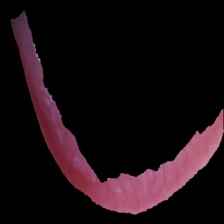
#> input picture data/anemic_patient_test_images/anemic_conjunctiva_crop_hb7.8.jpg, 224 x 224 px; its folder holds only this picture in this run
$ python -i roi_extractor.py   (imports and definitions only)   (older library calls are emulated)
#> lines starting #> are read from the running program, lines starting #| are printed output that depends on the picture; after the words box and inside, x2 and y2 are one past the last pixel; in counts of white or black regions, pixels touching at a corner belong together
"""
roi_extractor.py
----------------
Advanced Region of Interest (ROI) extraction, quality assessment, and visualization
for non-invasive hemoglobin estimation from fingernail, skin, and conjunctival images.

Supports:
1. Ground-truth bounding box cropping from dataset metadata ([ymin, xmin, ymax, xmax]).
2. Dynamic vascular contour and erythema-guided ROI localization for arbitrary uploads
   (supports any hand orientation, tilted eyes, and online photos).
3. Image quality auditing (Laplacian blur assessment, specular glare masking).
4. Saliency fallback for pre-cropped macro photos.
5. High-contrast visual overlay for UI display and clinical inspection.
"""

import ast
import os
from typing import Any, Dict, List, Optional, Tuple, Union
import numpy as np
from PIL import Image, ImageDraw, ImageFont
import cv2


# [11 lines left out: function parse_bounding_boxes, not called in this run]


def crop_roi_by_box(
    image: Image.Image,
    box: List[int],
    target_size: Tuple[int, int] = (224, 224)
) -> Image.Image:
    """
    Crop an ROI from an image given [ymin, xmin, ymax, xmax] coordinates.
    Resizes the cropped patch to target_size (default 224x224).
    """
    w, h = image.size
    ymin, xmin, ymax, xmax = box

    # Clamp coordinates to image boundaries
    xmin = max(0, min(xmin, w - 1))
    xmax = max(xmin + 1, min(xmax, w))
    ymin = max(0, min(ymin, h - 1))
    ymax = max(ymin + 1, min(ymax, h))

    # PIL crop expects (left, top, right, bottom) = (xmin, ymin, xmax, ymax)
    crop = image.crop((xmin, ymin, xmax, ymax))
    if target_size:
        crop = crop.resize(target_size, Image.Resampling.BILINEAR)
    return crop


# [68 lines left out: functions detect_specular_glare_mask, assess_image_quality, not called in this run]


def detect_hand_nail_roi(
    image: Image.Image,
    target_size: Tuple[int, int] = (224, 224)
) -> Tuple[Optional[Image.Image], Optional[List[int]], float]:
    """
    Intelligent vascular erythema contour detector for fingernails.
    Identifies subungual capillary beds across arbitrary hand angles, rotations,
    and phone camera captures.

    Returns:
        (cropped_image, [ymin, xmin, ymax, xmax], confidence)
    """
    img_rgb = image.convert("RGB")
    arr = np.array(img_rgb)
    h, w = arr.shape[:2]

    if h < 20 or w < 20:
        return None, None, 0.0

    r = arr[..., 0].astype(float)
    g = arr[..., 1].astype(float)
    b = arr[..., 2].astype(float)

    # Biophysical erythema saliency: (R - G) + 0.5 * (R - B)
    erythema = (r - g) + 0.5 * (r - b)

    # Exclude pure black borders and specular glare hotspots
    valid_mask = (r + g + b > 50) & ~((r > 242) & (g > 242) & (b > 242))
    if np.sum(valid_mask) < 100:
        return None, None, 0.0

    erythema[~valid_mask] = -1e9

    # Peak erythema thresholding
    p90 = np.percentile(erythema[valid_mask], 88)
    hot_spots = (erythema >= p90).astype(np.uint8)

    # Morphological closing to coalesce capillary clusters
    k_size = max(5, int(min(h, w) * 0.02) | 1)
    kernel = cv2.getStructuringElement(cv2.MORPH_ELLIPSE, (k_size, k_size))
    cleaned = cv2.morphologyEx(hot_spots, cv2.MORPH_CLOSE, kernel)

    cnts, _ = cv2.findContours(cleaned, cv2.RETR_EXTERNAL, cv2.CHAIN_APPROX_SIMPLE)
    min_area = (h * w) * 0.005
    max_area = (h * w) * 0.70

    valid_cnts = [c for c in cnts if min_area <= cv2.contourArea(c) <= max_area]
    if not valid_cnts:
        return None, None, 0.0

    # Best contour prioritizes high erythema density and central presence
    best_cnt = max(valid_cnts, key=cv2.contourArea)
    bx, by, bw, bh = cv2.boundingRect(best_cnt)

    # Add 12% padding for surrounding subungual tissue context
    pad_y = max(4, int(bh * 0.12))
    pad_x = max(4, int(bw * 0.12))
    ymin = max(0, by - pad_y)
    ymax = min(h, by + bh + pad_y)
    xmin = max(0, bx - pad_x)
    xmax = min(w, bx + bw + pad_x)

    box = [ymin, xmin, ymax, xmax]
    crop = crop_roi_by_box(image, box, target_size=target_size)
    confidence = float(min(1.0, cv2.contourArea(best_cnt) / (h * w * 0.25)))

    return crop, box, confidence


# [63 lines left out: function detect_eye_conjunctiva_roi, not called in this run]


def auto_detect_roi(
    image: Image.Image,
    modality: str = "fingernail",
    target_size: Tuple[int, int] = (224, 224),
    return_meta: bool = False
) -> Union[Tuple[Image.Image, List[int]], Tuple[Image.Image, List[int], Dict[str, Any]]]:
    """
    Unified automated ROI localization for user-uploaded photos.
    Combines:
    1. Dynamic vascular contour and erythema-guided localization.
    2. Graceful fallback to calibrated heuristic search for tightly cropped dataset images.
    3. Comprehensive optical quality metrics (sharpness, glare ratio).

    Returns:
        (crop_image, [ymin, xmin, ymax, xmax]) if return_meta is False (default)
        (crop_image, [ymin, xmin, ymax, xmax], metadata) if return_meta is True
    """
    w, h = image.size
    img_rgb = image.convert("RGB")
    np_img = np.array(img_rgb).astype(float)
    modality_clean = modality.lower().strip()

    detector_used = "calibrated_fallback"
    confidence = 0.85
    crop = None
    box = None

    # Step 1: Try dynamic vascular detector
    if "nail" in modality_clean or "finger" in modality_clean:
        dyn_crop, dyn_box, conf = detect_hand_nail_roi(image, target_size=target_size)
        if dyn_crop is not None and conf >= 0.20:
            crop, box = dyn_crop, dyn_box
            detector_used = "dynamic_erythema_contour"
            confidence = conf

    elif "conjunctiv" in modality_clean or "eye" in modality_clean:
        dyn_crop, dyn_box, conf = detect_eye_conjunctiva_roi(image, target_size=target_size)
        if dyn_crop is not None and conf >= 0.20:
            crop, box = dyn_crop, dyn_box
            detector_used = "dynamic_palpebral_mucosa"
            confidence = conf

    # Step 2: Calibrated Fallback (guarantees compatibility with existing test suites and close-up crops)
    if crop is None or box is None:
        if "nail" in modality_clean or "finger" in modality_clean:
            y0, y1 = int(0.15 * h), int(0.75 * h)
            x0, x1 = int(0.20 * w), int(0.80 * w)
            roi_sub = np_img[y0:y1, x0:x1]

            r = roi_sub[..., 0]
            g = roi_sub[..., 1]
            b = roi_sub[..., 2]
            saliency = (r - g) + 0.5 * (r - b)

            win_h = max(20, int(0.25 * (y1 - y0)))
            win_w = max(20, int(0.25 * (x1 - x0)))

            best_score = -1e9
            best_r, best_c = 0, 0
            step_y = max(4, win_h // 4)
            step_x = max(4, win_w // 4)

            for cy in range(0, roi_sub.shape[0] - win_h, step_y):
                for cx in range(0, roi_sub.shape[1] - win_w, step_x):
                    score = np.mean(saliency[cy:cy + win_h, cx:cx + win_w])
                    if score > best_score:
                        best_score = score
                        best_r = cy
                        best_c = cx

            ymin = y0 + best_r
            xmin = x0 + best_c
            ymax = min(h, ymin + win_h)
            xmax = min(w, xmin + win_w)
            box = [ymin, xmin, ymax, xmax]

        elif "skin" in modality_clean:
            # Finger skin region detection: Uniform cutaneous region below nail bed
            y0 = int(0.40 * h)
            y1 = int(0.85 * h)
            x0 = int(0.25 * w)
            x1 = int(0.75 * w)
            box = [max(0, y0), max(0, x0), min(h, y1), min(w, x1)]

        elif "conjunctiv" in modality_clean or "eye" in modality_clean:
            # Palpebral conjunctiva detection in lower eyelid eversion photos
            ymin = int(0.45 * h)
            ymax = min(h, int(0.85 * h))
            xmin = int(0.20 * w)
            xmax = min(w, int(0.80 * w))
            box = [ymin, xmin, ymax, xmax]

        else:
            # Centered crop
            side = int(min(w, h) * 0.6)
            ymin = (h - side) // 2
            ymax = ymin + side
            xmin = (w - side) // 2
            xmax = xmin + side
            box = [ymin, xmin, ymax, xmax]

        crop = crop_roi_by_box(image, box, target_size=target_size)
        detector_used = "calibrated_heuristic"
        confidence = 0.80

    if return_meta:
        quality_info = assess_image_quality(image)
        meta = {
            "detector_used": detector_used,
            "confidence": round(confidence, 2),
            "quality": quality_info,
        }
        return crop, box, meta

    return crop, box


# [34 lines left out: function draw_roi_overlay, not called in this run]

>>> from PIL import Image
>>> picture = Image.open('../data/anemic_patient_test_images/anemic_conjunctiva_crop_hb7.8.jpg')
#> picture is the input picture: PIL image 224x224 RGB; mean R, G, B 25.8, 12.9, 17.6
>>> result = auto_detect_roi(picture)
#> in detect_hand_nail_roi, `erythema = (r - g) + 0.5 * (r - b)`:
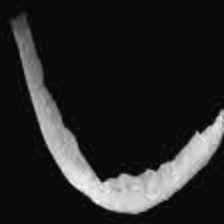
#> erythema: shape (224, 224) float64; min -6.5, max 145.5, mean 17; drawn with min black and max white
#> in detect_hand_nail_roi, `valid_mask = (r + g + b > 50) & ~((r > 242) & (g > 242) & (b > 242))`:
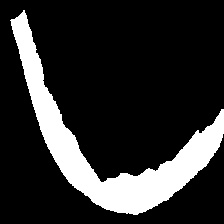
#> valid_mask: shape (224, 224) bool; 17.9% white; 1 white region, box (x1, y1, x2, y2) and area: (10, 10, 224, 215) 8967
#> in detect_hand_nail_roi, `p90 = np.percentile(erythema[valid_mask], 88)`: p90 = 120
#> in detect_hand_nail_roi, `hot_spots = (erythema >= p90).astype(np.uint8)`: hot_spots: shape (224, 224); values 0 (black) and 1 (white), 2.4% white; 14 white regions (7 under 20 px), largest, box (x1, y1, x2, y2) and area: (62, 164, 122, 209) 796, (196, 135, 210, 156) 136, (212, 122, 221, 135) 62
#> in detect_hand_nail_roi, `cleaned = cv2.morphologyEx(hot_spots, cv2.MORPH_CLOSE, kernel)`:
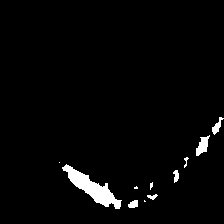
#> cleaned: shape (224, 224); values 0 (black) and 1 (white), 2.6% white; 11 white regions (4 under 20 px)
#> in detect_hand_nail_roi, `cnts, _ = cv2.findContours(cleaned, cv2.RETR_EXTERNAL, cv2.CHAIN_APPRO..`: cnts = 11 contours, 5 with area under 20; largest, box (x1, y1, x2, y2) and area: (62, 164, 122, 209) 795, (196, 135, 210, 156) 132, (212, 117, 224, 135) 66, (128, 200, 138, 208) 48, (173, 170, 179, 183) 37, (147, 194, 158, 200) 24
#> in detect_hand_nail_roi, `valid_cnts = [c for c in cnts if min_area <= cv2.contourArea(c) <= max..`: valid_cnts = 1 contour; box (x1, y1, x2, y2) and area: (62, 164, 122, 209) 795
#> in detect_hand_nail_roi, `best_cnt = max(valid_cnts, key=cv2.contourArea)`: best_cnt = contour of 103 points, box (x1, y1, x2, y2) (62, 164, 122, 209), area 795
#> in detect_hand_nail_roi, `bx, by, bw, bh = cv2.boundingRect(best_cnt)`: bx = 62; by = 164; bw = 60; bh = 45
#> in detect_hand_nail_roi, `pad_y = max(4, int(bh * 0.12))`: pad_y = 5
#> in detect_hand_nail_roi, `pad_x = max(4, int(bw * 0.12))`: pad_x = 7
#> in detect_hand_nail_roi, `ymin = max(0, by - pad_y)`: ymin = 159
#> in detect_hand_nail_roi, `ymax = min(h, by + bh + pad_y)`: ymax = 214
#> in detect_hand_nail_roi, `xmin = max(0, bx - pad_x)`: xmin = 55
#> in detect_hand_nail_roi, `xmax = min(w, bx + bw + pad_x)`: xmax = 129
#> in detect_hand_nail_roi, `box = [ymin, xmin, ymax, xmax]`: box = [159, 55, 214, 129]
#> in crop_roi_by_box, `ymin, xmin, ymax, xmax = box`: ymin = 159; xmin = 55; ymax = 214; xmax = 129
#> in crop_roi_by_box, `crop = crop.resize(target_size, Image.Resampling.BILINEAR)`:
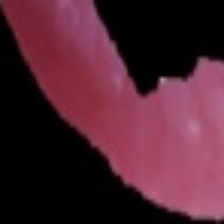
#> crop: PIL image 224x224 RGB; mean R, G, B 78.3, 34.8, 48.5
#> in detect_hand_nail_roi, `confidence = float(min(1.0, cv2.contourArea(best_cnt) / (h * w * 0.25)))`: confidence = 0.0634
#> in auto_detect_roi, `dyn_crop, dyn_box, conf = detect_hand_nail_roi(image, target_size=targ..`: dyn_box = [159, 55, 214, 129]; conf = 0.0634
#> in auto_detect_roi, `b = roi_sub[..., 2]`:
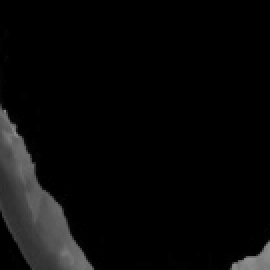
#> b: shape (135, 135) float64 (shown 2 times larger); min 0, max 144, mean 8.6
#> in auto_detect_roi, `saliency = (r - g) + 0.5 * (r - b)`:
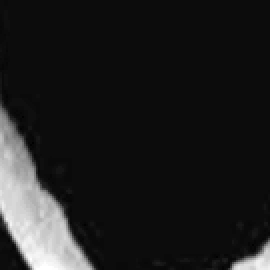
#> saliency: shape (135, 135) float64 (shown 2 times larger); min -6.5, max 122, mean 9.6; drawn with min black and max white
#> after the loop in auto_detect_roi, `for cy in range(0, roi_sub.shape[0] - win_h, step_y):`: best_c = 0; best_r = 96; best_score = 82.21
#> in auto_detect_roi, `ymin = y0 + best_r`: ymin = 129
#> in auto_detect_roi, `xmin = x0 + best_c`: xmin = 44
#> in auto_detect_roi, `ymax = min(h, ymin + win_h)`: ymax = 162
#> in auto_detect_roi, `xmax = min(w, xmin + win_w)`: xmax = 77
#> in auto_detect_roi, `box = [ymin, xmin, ymax, xmax]`: box = [129, 44, 162, 77]
#> call 2 of crop_roi_by_box, with target_size = (224, 224)
#> in crop_roi_by_box (call 2), `ymin, xmin, ymax, xmax = box`: ymin = 129; xmin = 44; ymax = 162; xmax = 77
#> in crop_roi_by_box (call 2), `crop = image.crop((xmin, ymin, xmax, ymax))`:
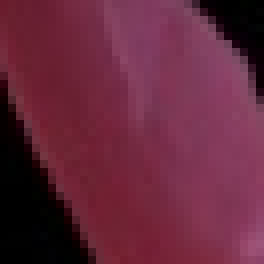
#> crop: PIL image 33x33 RGB (shown 8 times larger); mean R, G, B 101.2, 39.4, 60.2
